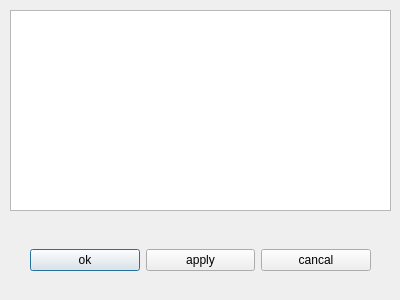
<?xml version="1.0" encoding="UTF-8"?>
<ui version="4.0">
 <class>Dialog</class>
 <widget class="QDialog" name="Dialog">
  <property name="geometry">
   <rect>
    <x>0</x>
    <y>0</y>
    <width>400</width>
    <height>300</height>
   </rect>
  </property>
  <property name="windowTitle">
   <string>Dialog</string>
  </property>
  <widget class="QTableWidget" name="tableWidget">
   <property name="geometry">
    <rect>
     <x>10</x>
     <y>10</y>
     <width>381</width>
     <height>201</height>
    </rect>
   </property>
  </widget>
  <widget class="QWidget" name="">
   <property name="geometry">
    <rect>
     <x>30</x>
     <y>240</y>
     <width>341</width>
     <height>41</height>
    </rect>
   </property>
   <layout class="QHBoxLayout" name="horizontalLayout">
    <item>
     <widget class="QPushButton" name="pushButton">
      <property name="text">
       <string>ok</string>
      </property>
     </widget>
    </item>
    <item>
     <widget class="QPushButton" name="pushButton_2">
      <property name="text">
       <string>apply</string>
      </property>
     </widget>
    </item>
    <item>
     <widget class="QPushButton" name="pushButton_3">
      <property name="inputMethodHints">
       <set>Qt::ImhHiddenText</set>
      </property>
      <property name="text">
       <string>cancal</string>
      </property>
     </widget>
    </item>
   </layout>
  </widget>
 </widget>
 <resources/>
 <connections/>
</ui>
